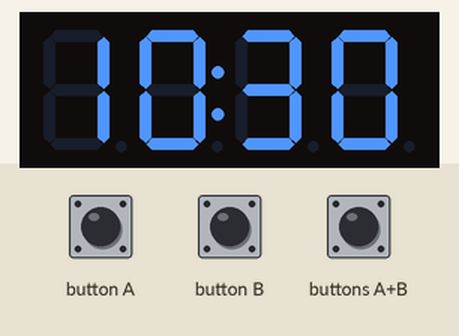
A program run on a simulated BBC micro:bit running MicroPython. Shown: 4-digit seven-segment display. The test bench sets the inputs (shaded band).

Above: at 1.2 s.
1.3 s: button A pressed for 1 s
At 2.8 s:
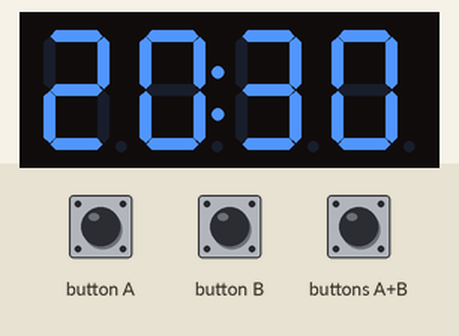
3.8 s: buttons A+B pressed for 0.15 s
At 5.4 s:
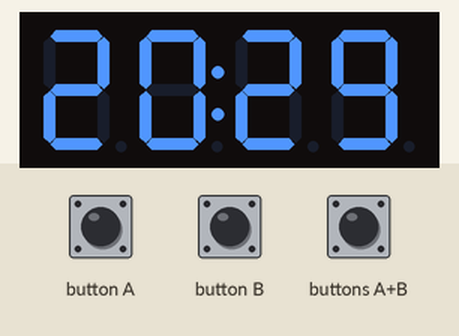
Timing chart, 0 to 6.9 s (numbered marks = the images above; inputs shaded):
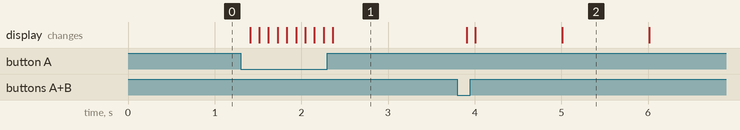

The program:

NO.2TIMESHOWDISPLAY.py
```python
# Write your code here :-)
from microbit import *

import tm1637

tm = tm1637.TM1637(clk=pin15, dio=pin16)
Sec = 30
Min = 10

while True:
    if button_a.is_pressed() and button_b.is_pressed():
        sleep(100)
        while Sec > 0 or Min > 0:
            Sec -= 1
            if Sec < 0 and Min > 0:
                Sec = 59
                Min -= 1
            tm.numbers(Min, Sec)
            sleep(1000)

        if Sec == 0 and Min == 0:
            display.show(Image.HAPPY)
            pin0.write_digital(1)
            sleep(1000)
            pin0.write_digital(0)
            display.clear()

    if button_a.is_pressed():
        sleep(100)
        Min = Min + 1
        if Min > 59:
            Min = 0

    if button_b.is_pressed():
        sleep(100)
        Sec = Sec + 1
        if Sec > 59:
            Sec = 0
            Min += 1
        if Min > 59:
            Min = 0
            Sec = 0

    display.clear()
    tm.numbers(Min, Sec)
```

Measured:
- after the input at 1.3 s, the display: first changes after 0.11 s (image 1 shows a later state)
- after the input at 3.8 s, the display: first changes after 0.11 s (image 2 shows a later state)
